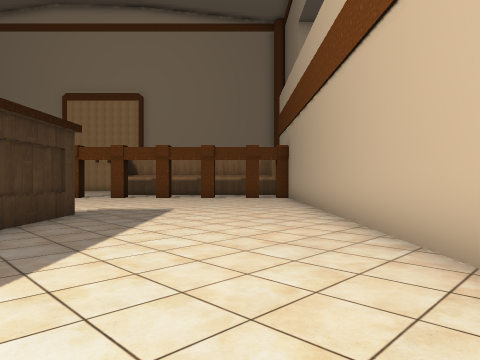
[1] (above)

21 first-person views from a walk through a 3-D level made in the Unity game engine. The camera is 1.4 m above the floor, looks level and sees 70° across. The floor is counted in squares, 2 m on a side. Each view is taken from the middle of a square. On the plan, view 1 faces up. The plan holds only what a view shows up to about 11 squares ahead; the rest is blank. The place goes on beyond the plan. Some animated figures are left out.

[2]
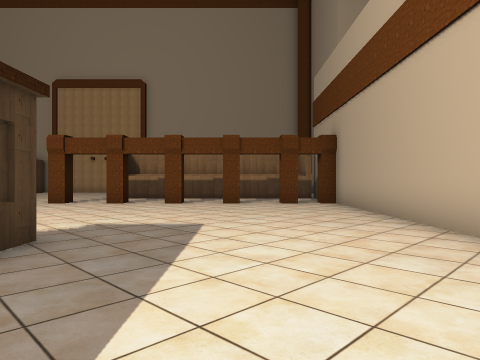

[3]
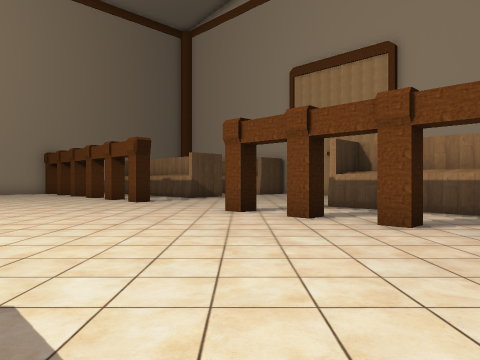

[4]
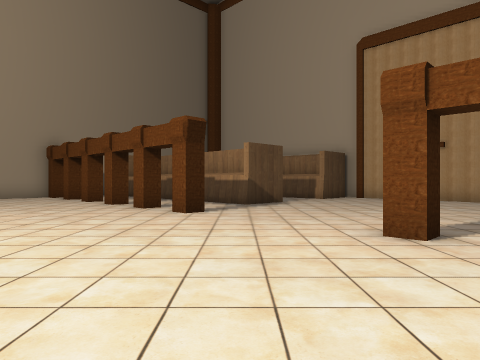

[5]
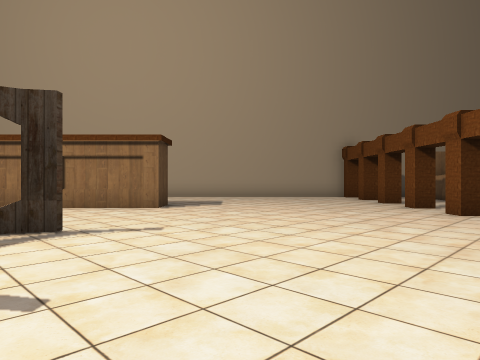

[6]
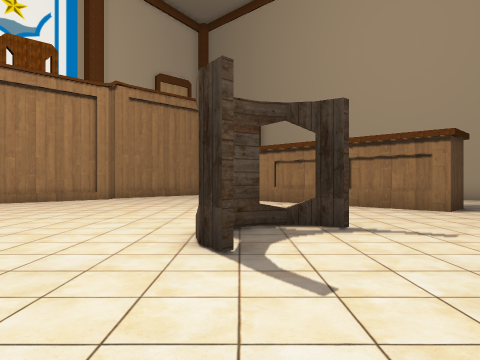

[7]
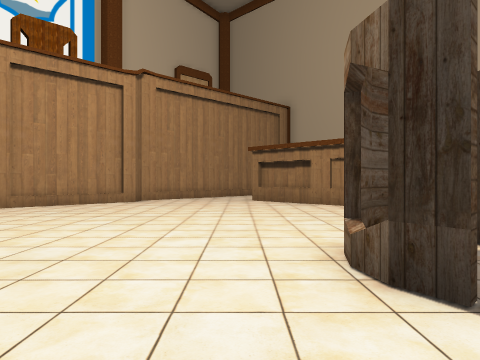

[8]
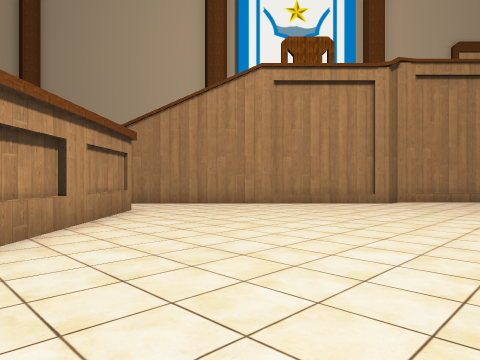

[9]
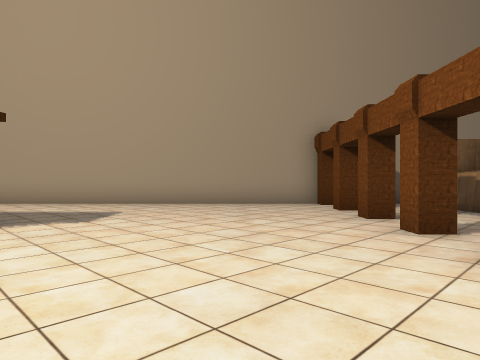

[10]
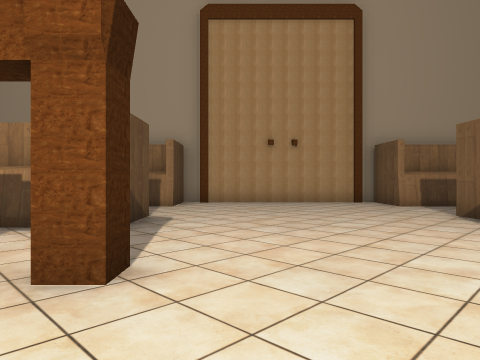

[11]
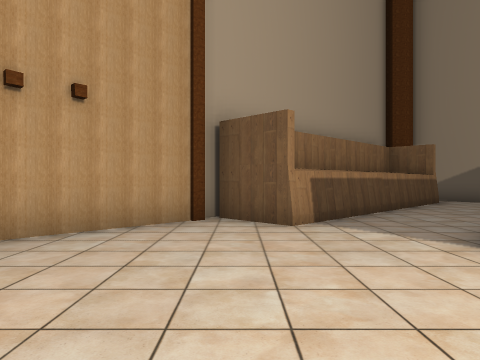

[12]
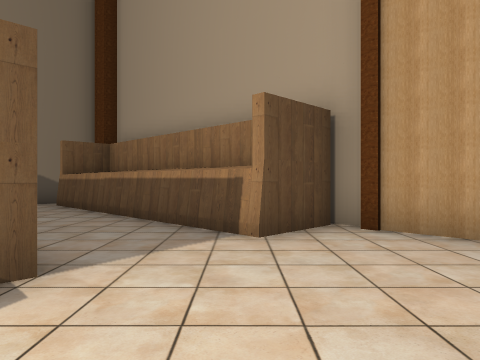

[13]
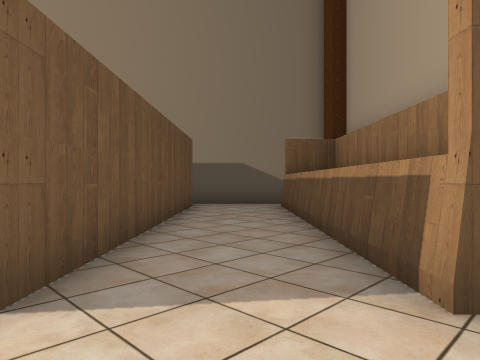

[14]
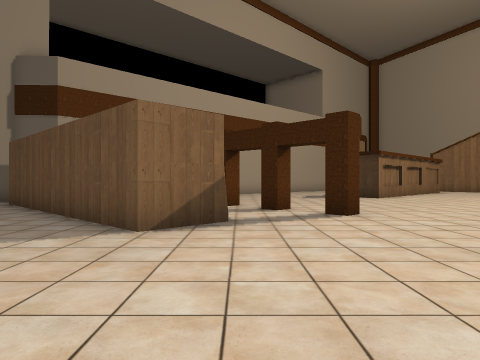

[15]
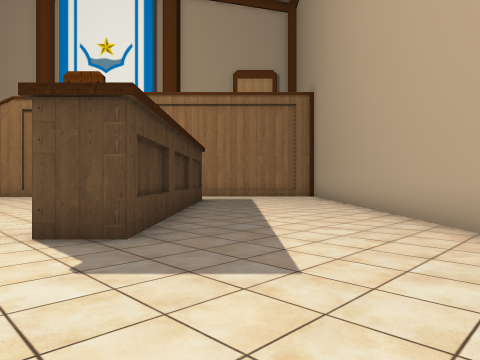

[16]
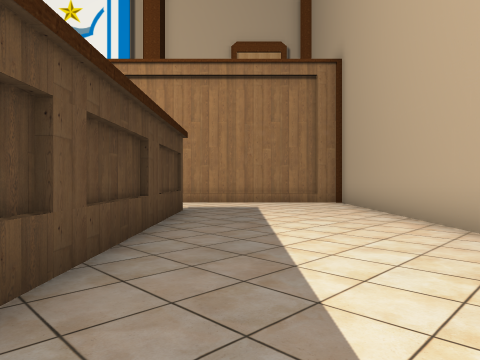

[17]
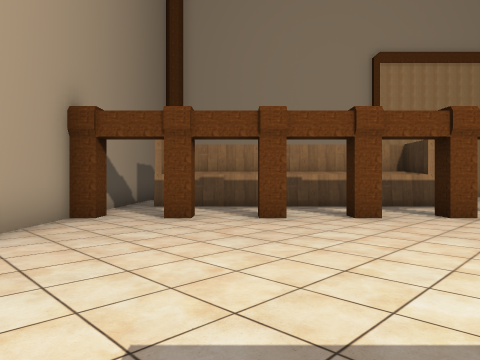

[18]
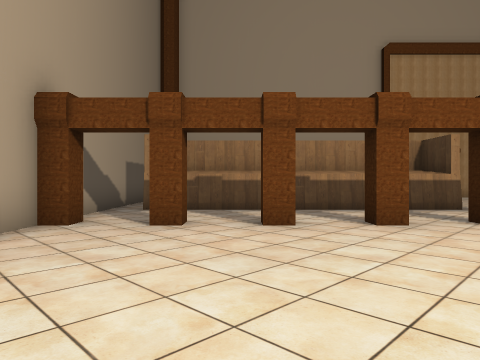

[19]
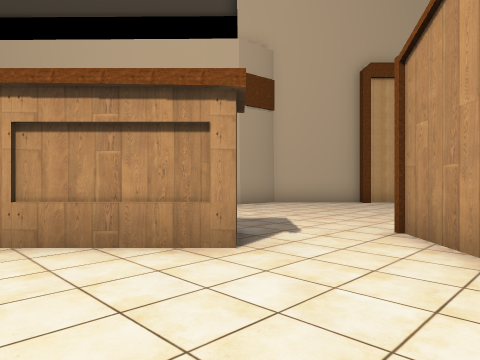

[20]
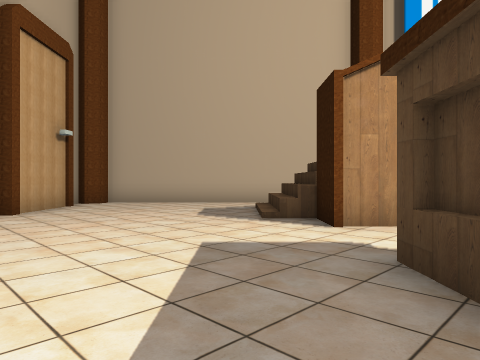

[21]
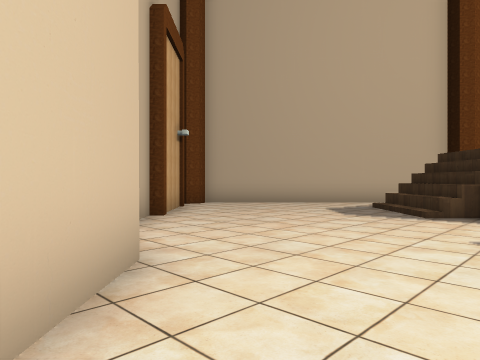

### Floor plan
Points are (right, up) in squares from view 1. A wall is a line through its corners. A room is listed if a view was taken in it or the views show most of it. See-through windows are left out.
Room 1 (views 1, 2, 3, 4, 5, 6, 7, 8, 9, 10, 11, 12, 13, 14, 15, 16, 17, 18, 19, 20, 21)
walls: (-9.7, 5.4) (-8.9, 5.6); (-9.9, 5.6) (-9.4, 5.5); (-8.2, 6.6) (-8.3, 6.1); (-10.6, 6.7) (-10.4, 5.9); (-3.4, 7) (-3.4, 4.8); (-6.8, 13.3) (-6.8, 13.8) (-6.3, 13.8) (-6.3, 13.3) (-6.8, 13.3); (-10.9, 13.9) (-10.9, 13.3) (-11.5, 13.3); (-3.4, 0.1) (-3.4, -1); (-4.5, -1) (-4.5, 3.5); (-5, 13.3) (-5, 13.8) (-4.5, 13.8) (-4.5, 13.3) (-5, 13.3); (-12.6, 13.9) (-12.6, 13.3) (-13.1, 13.3) (-13.1, 13.9); (-15.7, -0.8) (-15.7, 7) (-14.6, 7) (-14.6, 0); (-14.4, 13.9) (-14.4, 13.3) (-14.9, 13.3) (-14.9, 13.9); (-2.8, 13.9) (-2.8, 13.3) (-3.3, 13.3) (-3.3, 13.9); (-16.1, 13.9) (-16.1, 13.3) (-16.6, 13.3) (-16.6, 13.8); (-1, 13.3) (-1.5, 13.3); (-14.5, -3.7) (-12, -3.7) (-11.4, -3.2) (-3.4, -3.2) (-3.4, -4.3) (-2.9, -4.3); (1.9, 2.6) (1.9, 13.3); (-17.9, 13.8) (-17.9, 13.3) (-18.5, 13.3); (-2.4, 16.1) (-5.8, 16.1) (-5.8, 17.7) (1.8, 17.7); (0.8, 13.3) (0.2, 13.3); (1.4, 13.3) (1.4, 13.8); (-19.6, 13.9) (-19.6, 13.3) (-20.1, 13.3) (-20.1, -3.7) (-15.1, -3.7); (-4.4, -8.6) (2.1, -8.6) (2.2, -8.2) (2.6, -8.1); (-19.2, 17.7) (-11.8, 17.7) (-11.8, 16.1) (-19.4, 16.1); (-11.2, 21.9) (-11.8, 21.9) (-11.8, 20.2) (-19.4, 20.2); (-6.1, 21.8) (-11.2, 21.8); (2.8, -4.9) (2.8, -2.1) (1.9, -1) (1.9, 0.7); (-5.5, 21.9) (-6.1, 21.9); (2.8, 19.2) (2.8, 19.7); (2.6, -7.4) (2.6, -4.8); (1.8, 20.2) (-5.8, 20.2) (-5.8, 21.9); (-20.1, 20.5) (-20.1, 14.9)
low walls: (-8.3, 6.1) (-8.5, 5.7); (-10.5, 6.2) (-10.2, 5.8) (-9.7, 5.4)

Positions as (right, up) in squares from view 1, and headings:
1: (0, 0), facing up
2: (-1, 3), facing up
3: (-1, 8), facing up-left
4: (-5, 9), facing up-left
5: (-6, 9), facing left
6: (-6, 9), facing down-left
7: (-6, 7), facing down-left
8: (-7, 7), facing down
9: (-10, 11), facing left
10: (-10, 11), facing up
11: (-10, 17), facing up-right
12: (-9, 17), facing up-left
13: (-10, 19), facing left
14: (-10, 20), facing down-right
15: (-17, 11), facing down
16: (-17, 7), facing down
17: (-17, 7), facing up
18: (-17, 8), facing up
19: (-8, -1), facing right
20: (-2, 2), facing down
21: (1, 2), facing down
